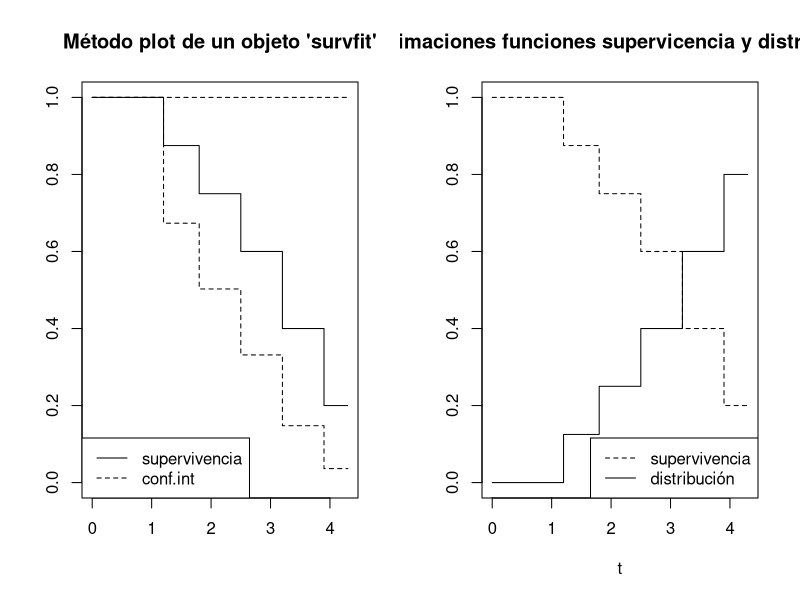
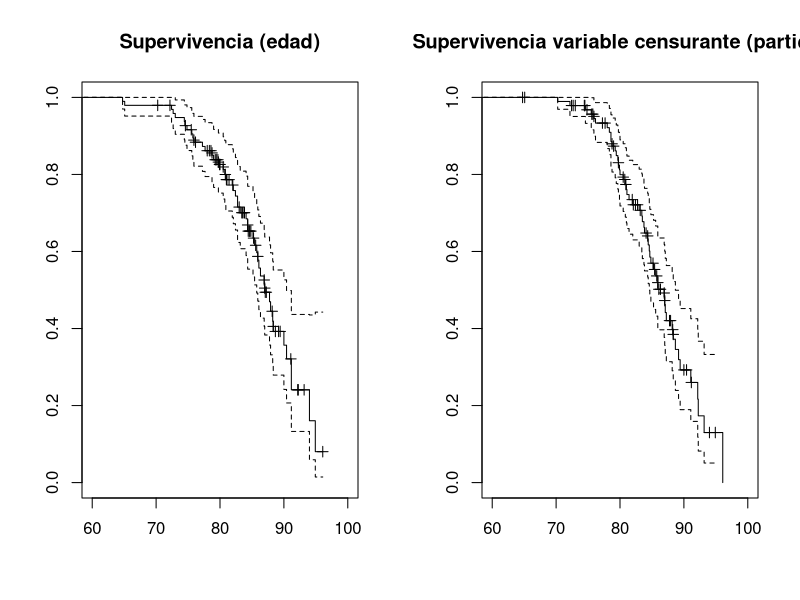
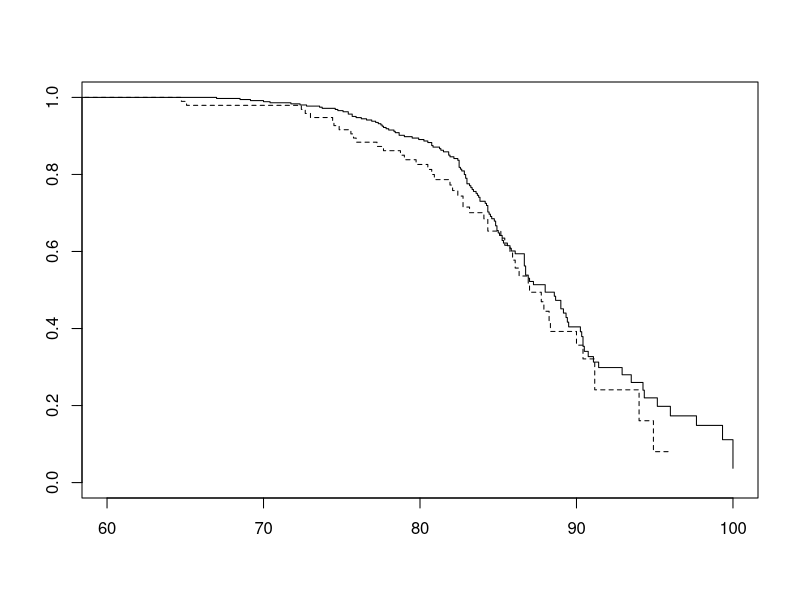

Generate these figures, in order, with R:
## ---- chunk 1

## ---- chunk 2
datcen <- data.frame(t = c(2.1, 3.2, 1.2, 4.3, 1.8, 3.9, 2.7, 2.5), 
                 cen = c(0, 1, 1, 0, 1, 1, 0, 1))

library(survival)
fit <- survfit(Surv(t, cen)~1, data = datcen)
summary(fit)

old.par <- par(mfrow = c(1, 2))
plot(fit, main = "Método plot de un objeto 'survfit'")
legend("bottomleft",  c("supervivencia", "conf.int"), lty = 1:2)

with(fit, {
  plot(c(0, time), c(1, surv), type = "s", lty = 2,
       main = "Estimaciones funciones supervicencia y distribución", 
       xlab = "t", ylab = "", ylim = c(0, 1))
  lines(c(0, time), 1 - c(1, surv), type = "s")
  legend("bottomright",  c("supervivencia", "distribución"), lty = 2:1)
})
par(old.par)
## ---- chunk 3
# Datos
library(boot)
data(channing)
# Calcular edad (de partida o muerte) en años
channing$age <- (channing$entry + channing$time)/12
# Seleccionar hombres (y de paso hacer que `index = c(1, 2)` para `censboot()`)
chan <- subset(channing, sex=="Male", c(age, cens))

# Estimación supervivencia
library(survival)
chan.F <- survfit(Surv(age, cens)~1, data = chan)
chan.F
# plot(chan.F)
# Estimaciones de interés
with(chan.F, 
    c(s75 = max(surv[time > 75]), s85 = max(surv[time > 85]),
      p75 = min(time[surv <= 0.75]), p50 = min(time[surv <= 0.5])) 
)

# Bootstrap
# library(boot)
chan.stat <- function(data) {
    s <- survfit(Surv(age, cens)~1, data = data)
    with(s, c(s75 = max(surv[time > 75]), s85 = max(surv[time > 85]),
            p75 = min(time[surv <= 0.75]), p50 = min(time[surv <= 0.5])))
}
set.seed(1)
chan.boot <- censboot(chan, chan.stat, R = 199) # sim = "ordinary"
chan.boot
## ---- chunk 4
# Estimación supervivencia variable censurante
chan.G <- survfit(Surv(age, 1-cens)~1, data = chan)
# Representación
old.par <- par(mfrow = c(1, 2))
plot(chan.F, main = "Supervivencia (edad)", mark.time = TRUE, 
    xlim = c(60, 100))
plot(chan.G, main = "Supervivencia variable censurante (partida)", 
     mark.time = TRUE, xlim = c(60, 100))
par(old.par)
## ---- chunk 5
chan.boot2 <- censboot(chan, chan.stat, R = 199, F.surv = chan.F, 
                  G.surv = chan.G, sim = "cond")
chan.boot2
chan.boot3 <- censboot(chan, chan.stat, R = 199, F.surv = chan.F, 
                  sim = "weird")
chan.boot3
## ---- chunk 6
# Datos
data(channing)
# Calcular edad (de partida o muerte) en años
channing$age <- (channing$entry + channing$time)/12
# Seleccionar variables
chan <-channing[c("age", "cens", "sex")]

# Estimación supervivencia
library(survival)
chan.F <- survfit(Surv(age, cens) ~ sex, data = chan)
chan.F
plot(chan.F, lty = 1:2, xlim = c(60, 100))

res <- summary(chan.F)
# res
str(res)
# Estimaciones de interés
res$table[, c("rmean", "median")]
as.numeric(res$table[, c("rmean", "median")])
## ---- chunk 7
# Datos
data(melanoma)
mel <- melanoma[melanoma$ulcer == 1, ]
mel$cens <- 1 * (mel$status == 1)
# Estimación supervivencia
library(survival)
# Modelo de riesgo proporcional de Cox
mel.cox <- coxph(Surv(time, cens) ~ thickness, data = mel)
mel.cox
# summary(mel.cox)
# Estadísticos de interés
mel.cox$coefficients
